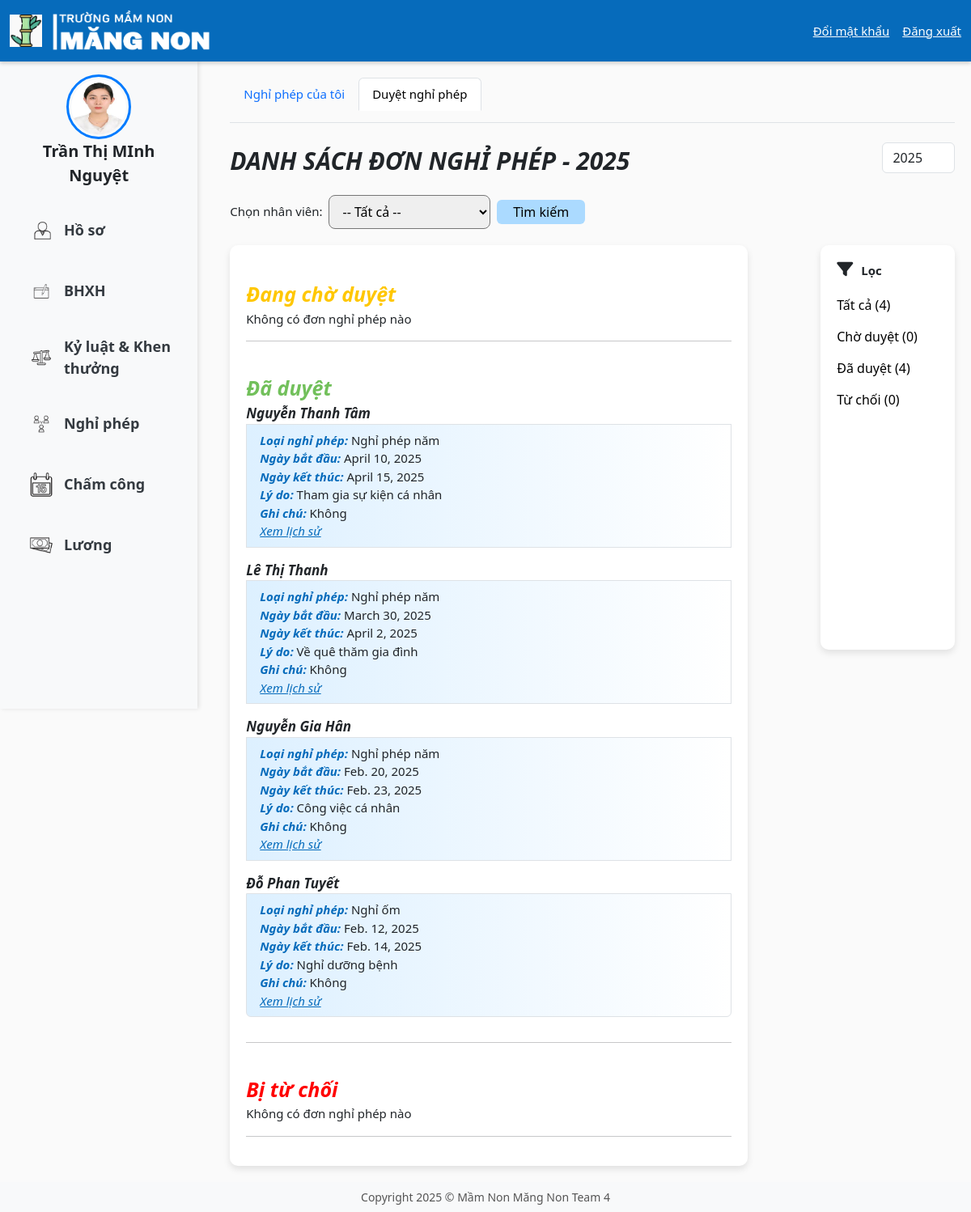
Screenshot of /home/admin/NghiPhep/ (signed in) with the database file from the repository.
### HOME/models.py (models this page shows, shortened)
class NhanVien(models.Model):
 user = models.OneToOneField(User, on_delete=models.CASCADE, unique=True, null=False, related_name='nhanvien_home')
 ten_nv = models.CharField(max_length=100)
 anh_ca_nhan = models.ImageField(upload_to='media/nhanvien/', null=True, blank=True)
 gioi_tinh = models.CharField(max_length=10, choices=[('2', 'Nam'), ('1', 'Nữ')],default='1')
 ngay_sinh = models.DateField(null=True)
 vi_tri_cong_viec = models.CharField(max_length=100, blank=True, null=True)
 to_phong_ban = models.CharField(max_length=50, choices=TO_PHONG_BAN_CHOICES)
 trinh_do_hoc_van = models.CharField(max_length=50, choices=TRINH_DO_HOC_VAN_CHOICES)
 chuyen_nganh = models.CharField(max_length=100, null=True)
 noi_dao_tao = models.CharField(max_length=100)
 nam_tn = models.IntegerField(null=True)
 ngay_cap = models.DateField(null=True)
 noi_cap = models.CharField(max_length=100)
 dia_chi_tam_tru = models.TextField(null=True)
 chuc_vu = models.CharField(max_length=150, null=True)
 so_dien_thoai = models.CharField(
     max_length=10,
     unique=True,
     validators=[RegexValidator(r'^\d{10}$', message="Số điện thoại phải có đúng 10 chữ số.")])
 email = models.EmailField(unique=True, max_length=50, null=True)
 so_cccd = models.CharField(
     max_length=12,
     unique=True,
     validators=[RegexValidator(r'^\d{12}$', message="Số CCCD phải có đúng 12 chữ số.")]
 )
 phu_caps = models.ManyToManyField(PhuCap, related_name='nhanviens')
 class Meta:
     db_table = 'HOME_nhanvien'
 def __str__(self):
     return self.ten_nv

class NghiPhep(models.Model):
   nhan_vien = models.ForeignKey(NhanVien, on_delete=models.CASCADE, related_name='nguoi_tao_don')
   loai_nghi = models.CharField(max_length=100)
   ngay_bat_dau = models.DateField(null=True)
   ngay_ket_thuc = models.DateField(null=True)
   ly_do = models.TextField()
   trang_thai_don = models.CharField(max_length=50)
   ghi_chu = models.TextField(blank=True, null=True)
   ngay_tao_don = models.DateTimeField(null=True)
   ngay_chinh_sua = models.DateTimeField(null=True)
   nguoi_duyet = models.ForeignKey(NhanVien, on_delete=models.CASCADE, related_name='nguoi_duyet_don')
   ngay_duyet = models.DateField(blank=True, null=True)

### NghiPhep/views.py (the view)
# urls.py: path('home/admin/NghiPhep/', NghiPhep_list_admin, name='DanhSachNP'), #admin
@login_required
def NghiPhep_list_admin(request):
    nhanvien = get_object_or_404(NhanVien, user=request.user)
    thong_tin = DS_NV_quan_ly(request, nhanvien)
    nhan_vien_quan_ly = thong_tin['nhan_vien_quan_ly']
    year=thong_tin['year']
    status_labels = ['Đang chờ duyệt', 'Đã duyệt', 'Bị từ chối']
    nghiphep_list = {}
    for status in status_labels:
        nghiphep_list[status] = NghiPhep.objects.filter(trang_thai_don=status, ngay_tao_don__year=year,
                                                        nhan_vien__in=nhan_vien_quan_ly).order_by('-ngay_tao_don')
    formghichu = Ghichu(request.GET)
    context = {
        'nghiphep':nghiphep_list,
        'nhan_vien': nhanvien,
        'formghichu': formghichu,
        'nhan_vien_quan_ly': nhan_vien_quan_ly,
        **DS_NV_quan_ly(request, nhanvien),
        **ThongTinNP_admin(request, nhanvien)
    }
    print("CTX nhan_vien obj:", context.get('nhan_vien'))
    return render(request, 'NghiPhep/NP_list_admin.html', context)

### NghiPhep/forms.py
class Ghichu(forms.Form):
    ghi_chu = forms.CharField( required=False,label="",
        widget=forms.Textarea(attrs={'class': 'form-control', 'rows': 5})
    )

### NghiPhep/views.py (called while the page is built)
def ThongTinNPYear(request, year):
    years = NghiPhep.objects.values_list('ngay_tao_don__year', flat=True).distinct().order_by('-ngay_tao_don__year')
    if year is None:
        year = now().year
    else:
        year = int(year)
    return {'year':year,
            'years': years}

def ThongTinNP_admin(request, nhanvien):
    nam = request.GET.get('year')
    thong_tin = ThongTinNPYear(request,nam)
    year = thong_tin['year']
    thong_tin = DS_NV_quan_ly(request, nhanvien)
    nhan_vien_quan_ly = thong_tin['nhan_vien_quan_ly']
    danh_sach = NghiPhep.objects.filter(nhan_vien__in=nhan_vien_quan_ly, ngay_tao_don__year=year)
    return {
        'year': year,
        'years': thong_tin['years'],
        'so_don': danh_sach.count(),
        'so_don_dang_duyet': danh_sach.filter(trang_thai_don='Đang chờ duyệt'),
        'so_don_da_duyet': danh_sach.filter(trang_thai_don='Đã duyệt'),
        'so_don_dang_bi_tu_choi': danh_sach.filter(trang_thai_don='Bị từ chối'),
    }

### templates/NghiPhep/NP_list_admin.html (shortened to what this page needs)
{% extends 'NghiPhep/NP_list.html' %}
{% block content %}
    <div class="button">
        {% block titleNP %}
        <div class="titleNP" style="width: 70% " onclick="window.location.href='{% url 'DanhSachNP' %}'">DANH SÁCH ĐƠN NGHỈ PHÉP - {{year}}</div>
        {% endblock %}
        {% block btnAdd %}
            <form method="get"
                  action="{% url 'DanhSachNP' %}"
                  style="width:10%; height: 15px">
                    <select name="year" class="form-control" onchange="this.form.submit()">
                        {% for y in years %}
                            <option value="{{ y }}" {% if y == year %}selected{% endif %}>{{ y }}</option>
                        {% endfor %}
                    </select>
            </form>
        {% endblock %}
    </div>
     <div class="header" style="width: 70%">
         {% block header %}
             <form class="form-search" action="{% url 'TimKiemNV' %}">
                <label  style="font-weight: 500; margin-bottom: 0;">Chọn nhân viên:</label>
                <select name="nhan_vien" id="nhan_vien" style="width: 200px; padding: 8px 12px; border-radius: 8px; font-size: 16px;">
                    <option value="">-- Tất cả --</option>
                  </select>
                <button class="timkiem" type="submit">Tìm kiếm</button>
            </form>
        {% endblock %}
     </div>
    <div class="ndung" style='display: flex; gap: 90px'>
        <div class="ndungNP" style=" width: 80%; padding: 20px;box-shadow: 0px 4px 8px rgba(0, 0, 0, 0.1);background-color: #ffffff;border-radius: 10px;height: auto;">
             {% for status, danh_sach in nghiphep.items %}
                <br>
                <span class="trangthai" style="font-size: 25px;">{{status}}</span>
                {% if danh_sach %}
                    <ul class="list-group">
                      {% for item in danh_sach %}
                        <span class="ngaytao" style="font-size: 17px; font-style: italic; font-weight: bold;">{{ item.nhan_vien.ten_nv }}</span>
                        <li class="list-group-item">
                          <span class="text-info">Loại nghỉ phép: </span>
                          <span>{{item.loai_nghi }} </span>
                          <br>
                          <span class="text-info">Ngày bắt đầu: </span>
                          <span>{{ item.ngay_bat_dau }}</span>
                          <br>
                          <span class="text-info">Ngày kết thúc: </span>
                          <span>{{ item.ngay_ket_thuc }}</span>
                          <br>
                          <span class="text-info">Lý do: </span>
                          <span >{{ item.ly_do }}</span>
                          <br>
                          {% if item.trang_thai_don == 'Đang chờ duyệt' %}
                            <form method="post" action="{% url 'XulyNP' item.id %}">
                                {% csrf_token %}
                                <div class="inputghichu">
                                    <span class="text-info">Ghi chú: </span>
                                    <textarea name="ghichu" id="id_ghichu" rows="4" style="width: 60%; text-align: left; margin-right: 25% ">{{ formghichu.ghichu.value }}</textarea>
                                </div>
                                {% if messages %}
                                    {% for message in messages %}
                                        <div class="alert alert-danger">{{ message }}</div>
                                    {% endfor %}
                                {% endif %}
                                    <div class="duyet_tuchoi">
                                    <button type="submit"  name="action" value="duyet" class="btn btn-primary btn-sm active" id="duyet">Duyệt</button>
                                    <button type="submit"  name="action" value="tuchoi" class="btn btn-primary btn-sm active" id="tuchoi">Từ chối</button>
                                </div>
                            </form>
                          {% else %}
                                {% if item.ghi_chu == "" %}
                                    <span class="text-info">Ghi chú: </span>
                                    <span>Không</span>
                                {% else %}
                                    <span class="text-info">Ghi chú: </span>
                                    <span>{{ item.ghi_chu }}</span>
                                {% endif %}
                          {% endif %}
                            <br>
                        <button onclick="toggleHistory({{ item.id }})" style="background: none; border: none; color: #066BBB; padding: 0; font: inherit; cursor: pointer;text-decoration: underline;font-style: italic;">
                          Xem lịch sử
                        </button>
                    </li>
                  {% endfor %}
                </ul>
                {% else %}
                    <p>Không có đơn nghỉ phép nào</p>
                {% endif %}
                <hr>
            {% endfor %}
        </div>
        {% block locdanhsach %}
        <div class="ndungloc" style="width:30%; max-height: 500px;">
           <div class="TitleLoc" style="display: flex; gap: 10px; align-items: left;">
                <i class="fa-sharp fa-solid fa-filter" style="font-size: 20px;"></i>
                <p style="margin: 0; font-size: 15px; font-weight: 600;">Lọc</p>
            </div>
            <ul id="dongloc" style="width: 80%; margin-top: 20px; ">
                <li class="li hover:bg-blue-100" >
                    <a href="{% url 'DanhSachNP'  %}?year={{ year }}" class="font-bold hover:text-blue-600">
                        Tất cả ({{ so_don }})
                    </a>
                </li>
                <li>
                    <a href="{% url 'loc_don_nghi_phep_admin' %}?trang_thai=Đang chờ duyệt&year={{ year }}" class=" font-bold hover:text-blue-600">
                        Chờ duyệt ({{ so_don_dang_duyet.count }})
                    </a>
                </li>
                <li>
                    <a href="{% url 'loc_don_nghi_phep_admin' %}?trang_thai=Đã duyệt&year={{ year }}" class=" font-bold hover:text-blue-600">
                        Đã duyệt ({{ so_don_da_duyet.count }})
                    </a>
                </li>
                <li>
                    <a href="{% url 'loc_don_nghi_phep_admin' %}?trang_thai=Bị từ chối&year={{ year }}" class=" font-bold hover:text-blue-600">
                        Từ chối ({{ so_don_dang_bi_tu_choi.count }})
                    </a>
                </li>
            </ul>
        </div>
        {% endblock %}
    </div>
{% endblock %}

### templates/home.html (shortened to what this page needs)
<!DOCTYPE html>
<html lang="vi">
<head>
    {% load static %}
    <link rel="stylesheet" href="https://cdn.jsdelivr.net/npm/bootstrap@5.3.0/dist/css/bootstrap.min.css">
    <link rel="stylesheet" href="{% static 'css/style.css' %}">
    <link rel="stylesheet" href="https://cdnjs.cloudflare.com/ajax/libs/font-awesome/6.x.x/css/all.min.css">
    <link rel="stylesheet" href="https://cdnjs.cloudflare.com/ajax/libs/font-awesome/6.0.0-beta3/css/all.min.css"/>
    {% load static %}
</head>
<body>
    <header class="navbar navbar-expand-lg navbar-dark" style="background-color: #066BBB;">
        <div class="container-fluid">
            <a class="navbar-brand text-dark fw-bold" href="{% url 'home' %}">
                <img src="{% static 'images/logo.jpg' %}" class="logo_website" alt="Logo" width="40" height="40">
                <img src="{% static 'images/tentruong.png' %}" alt="TenTruong" width="200" height="50">
            </a>
            <div class="d-flex">
                <a href="#" class="text-white me-3">Đổi mật khẩu</a>
                <a href="{% url 'login' %}" class="text-white">Đăng xuất</a>
            </div>
        </div>
    </header>
    <div class="d-flex">
        <nav class="bg-light p-3" style="width: 250px; height: 100vh; background-color: #066BBB;">
            <div class="text-center">
                <img src="{{nhan_vien.anh_ca_nhan}}" alt="User Avatar" class="rounded-circle" width="80" height="80">
               {% if request.user.is_authenticated %}
                    <p class="fw-bold mb-0" style="font-size: 15pt">{{ nhan_vien.ten_nv }}</p>
               {% endif %}
            </div>
            <ul class="nav flex-column custom-nav">
                <br>
                <li class="nav-item">
                    <a href="{% url 'NVXemHoSo' %}" class="nav-link d-flex align-items-center">
                        <img src="{% static 'images/hoso.png' %}" alt="Hồ sơ" width="40" height="40" class="me-2">
                        Hồ sơ
                    </a>
                </li>
                <li class="nav-item">
                    <a href="{% url 'redirectBHXH' %}" class="nav-link d-flex align-items-center">
                        <img src="{% static 'images/BHXH.png' %}" alt="BHXH" width="40" height="40" class="me-2">
                        BHXH
                    </a>
                </li>
                <li class="nav-item">
                    <a href="{% url 'ky_luat_khen_thuong' %}" class="nav-link d-flex align-items-center">
                        <img src="{% static 'images/kyluat.png' %}" alt="Kỷ luật & Khen thưởng" width="40" height="40" class="me-2">
                        Kỷ luật & Khen thưởng
                    </a>
                </li>
                <li class="nav-item">
                    <a href="{% url 'DanhSachNP_redirect' %}" class="nav-link d-flex align-items-center">
                        <img src="{% static 'images/nghiphep.png' %}" alt="Nghỉ phép" width="40" height="40" class="me-2">
                        Nghỉ phép
                    </a>
                </li>
                <li class="nav-item">
                    <a href="{% url 'cham_cong' %}" class="nav-link d-flex align-items-center">
                        <img src="{% static 'images/chamcong.png' %}" alt="Chấm công" width="40" height="40" class="me-2">
                        Chấm công
                    </a>
                </li>
                <li class="nav-item">
                    <a href="{% url 'chuyen_huong_luong' %}" class="nav-link d-flex align-items-center">
                        <img src="{% static 'images/luong.png' %}" alt="Lương" width="40" height="40" class="me-2">
                        Lương
                    </a>
                </li>
            </ul>
        </nav>
        {% block page_background %}{% endblock %}
    </div>
    <footer class="text-center p-2 bg-light" style="background-color: #E8F9FF;">
        <p class="mb-0">Copyright 2025 © Mầm Non Măng Non Team 4</p>
    </footer>
</body>
</html>

### static/css/style.css (style rules this page uses)
nav { width: 250px; height: 100vh; background: #066BBB; padding: 20px; box-shadow: 2px 0 5px rgba(0, 0, 0, 0.1); }
nav .text-center img { border: 3px solid #007bff; padding: 3px; }
nav .nav-link { font-size: 16px; padding: 10px; transition: 0.3s; }
.navbar { background-color: #066BBB !important; box-shadow: 0px 2px 5px rgba(0, 0, 0, 0.2); }
.navbar .navbar-brand { display: flex; align-items: center; }
.navbar .navbar-brand img { margin-right: 10px; }
.navbar .d-flex a { color: #FFFFFF !important; }
ul { padding: 0; }
li { margin-bottom: 15px ; }
.custom-nav .nav-link { font-weight: bold; font-size: 18px ; color: #343a40; padding: 10px 15px; border-radius: 8px; ; }
footer { font-size: 14px; color: #555; }
.logo_website { object-fit: cover; }

### templates/home.html (style rules this page uses)
body { background: #FAFAFA; }

### rows the page displays
NhanVien: anh_ca_nhan (picture), ten_nv "Trần Thị MInh Nguyệt"
NghiPhep: nhan_vien.ten_nv "Nguyễn Thanh Tâm", loai_nghi "Nghỉ phép năm", ngay_bat_dau "April 10, 2025", ngay_ket_thuc "April 15, 2025", ly_do "Tham gia sự kiện cá nhân", shows "Ghi chú:", trang_thai_don "Không"
NghiPhep: nhan_vien.ten_nv "Lê Thị Thanh", loai_nghi "Nghỉ phép năm", ngay_bat_dau "March 30, 2025", ngay_ket_thuc "April 2, 2025", ly_do "Về quê thăm gia đình", shows "Ghi chú:", trang_thai_don "Không"
NghiPhep: nhan_vien.ten_nv "Nguyễn Gia Hân", loai_nghi "Nghỉ phép năm", ngay_bat_dau "Feb. 20, 2025", ngay_ket_thuc "Feb. 23, 2025", ly_do "Công việc cá nhân", shows "Ghi chú:", trang_thai_don "Không"
NghiPhep: nhan_vien.ten_nv "Đỗ Phan Tuyết", loai_nghi "Nghỉ ốm", ngay_bat_dau "Feb. 12, 2025", ngay_ket_thuc "Feb. 14, 2025", ly_do "Nghỉ dưỡng bệnh", shows "Ghi chú:", trang_thai_don "Không"

### other values shown
{{ year }} "2025"
{{ status }} "Đang chờ duyệt" "Đã duyệt" "Bị từ chối"
{{ so_don }} "4"
{{ so_don_dang_duyet.count }} "0"
{{ so_don_da_duyet.count }} "4"
{{ so_don_dang_bi_tu_choi.count }} "0"
form field year "2025"
